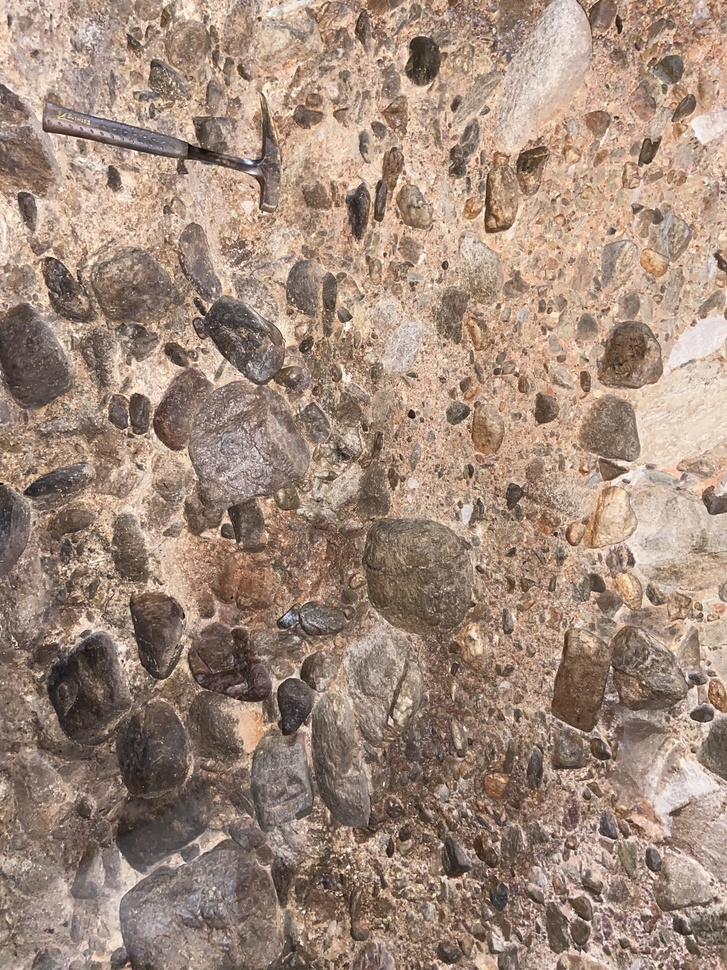
#> input picture images_original/IMG_6701.JPEG, 727 x 970 px, shrunk from 1536 x 2048 before the run, found by its file name
$ python Harris.py
#> lines starting #> are read from the running program, lines starting #| are printed output that depends on the picture
# Import libraries
import cv2
import numpy as np

# Reading the image and converting it to b&w
image = cv2.imread('images/IMG_6701.jpeg')
#> image is the input picture: shape (970, 727, 3); mean B, G, R 123.4, 138.5, 161.3

image_graysc = cv2.cvtColor(image,cv2.COLOR_BGR2GRAY)
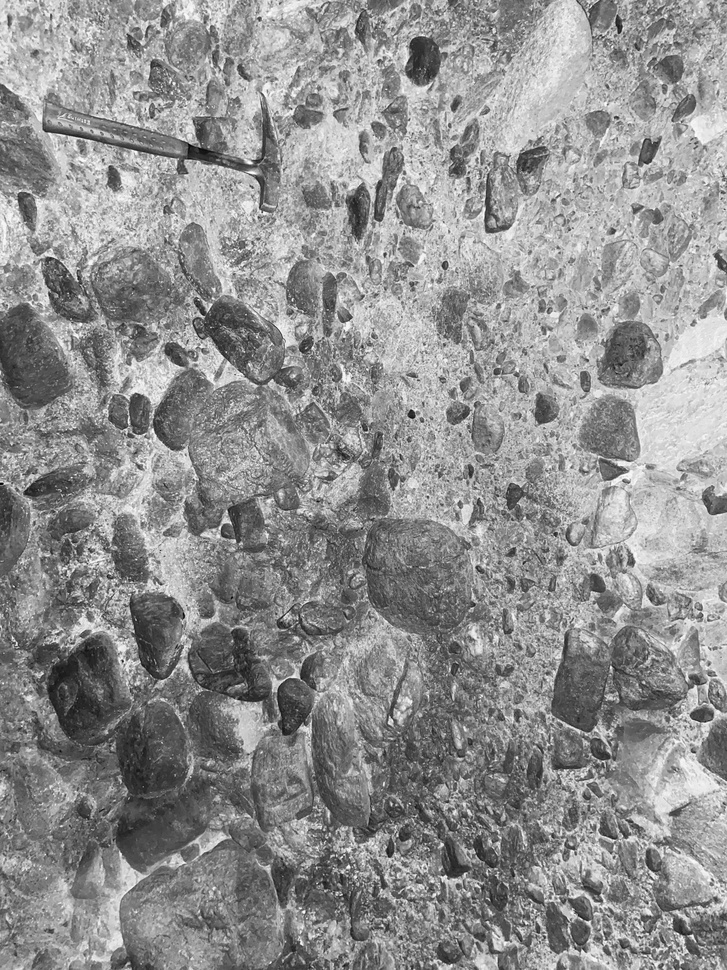
#> image_graysc: shape (970, 727); min 3, max 254, mean 143.6
image_graysc = np.float32(image_graysc)


# Applying Harris function
dst = cv2.cornerHarris(image_graysc,blockSize=2,ksize=3,k=0.04)
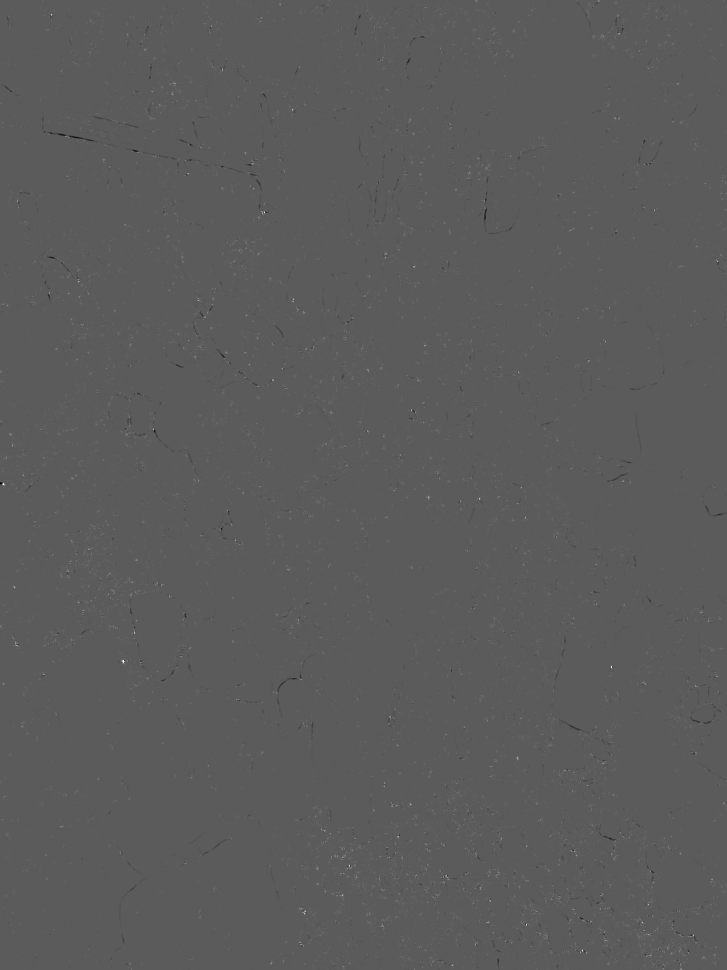
#> dst: shape (970, 727) float32; min -38963768, max 69995664, mean 156687.6; drawn with min black and max white


# Dilate to mark the corners
dst = cv2.dilate(dst,None)
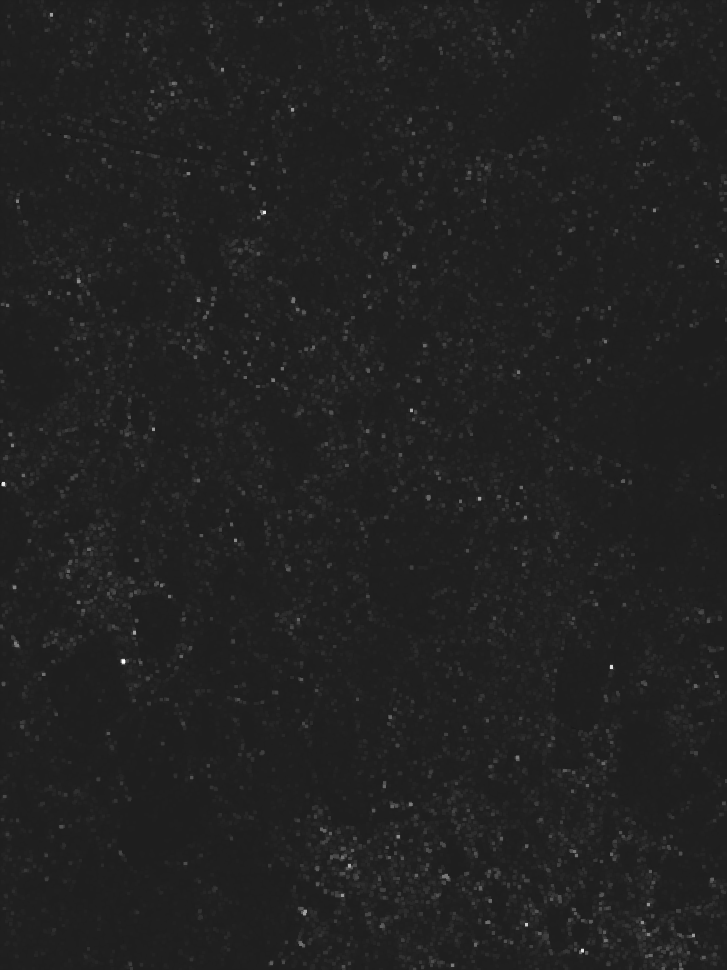
#> dst: shape (970, 727) float32; min -9660203, max 69995664, mean 886500.4; drawn with min black and max white
image[dst > 0.01 * dst.max()] = [0, 255, 0]
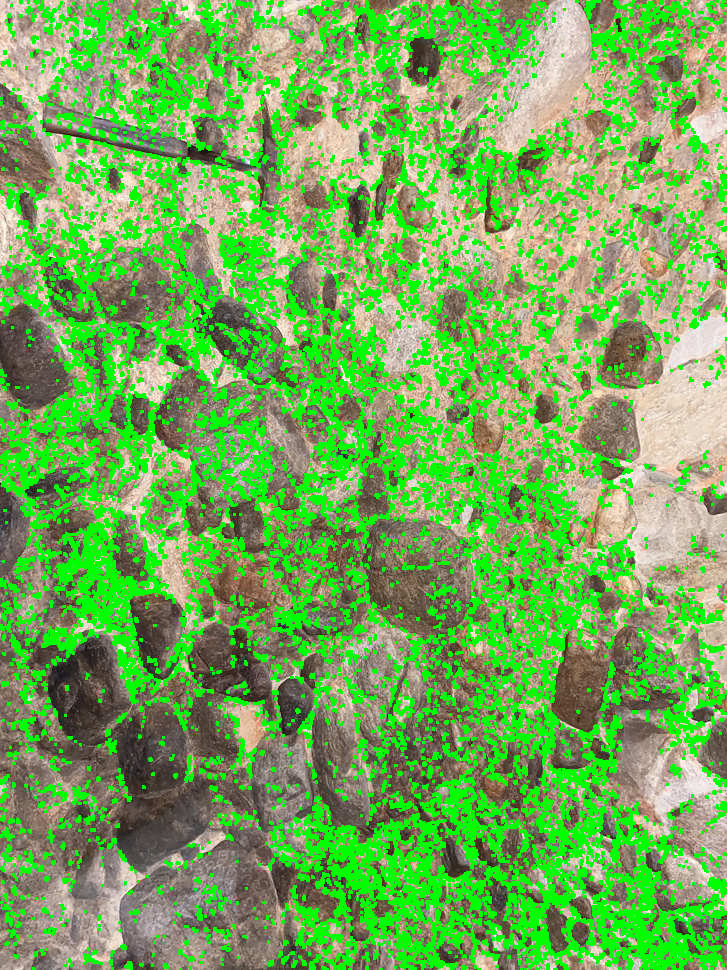
#> image: shape (970, 727, 3); mean B, G, R 87, 171.1, 113.2

# Displaying image
cv2.imshow('image_gs_test',image)

# Set visualization time (0 means forever)
cv2.waitKey()

$ run again, with images_original/IMG_6646.JPEG copied over images_original/IMG_6701.JPEG
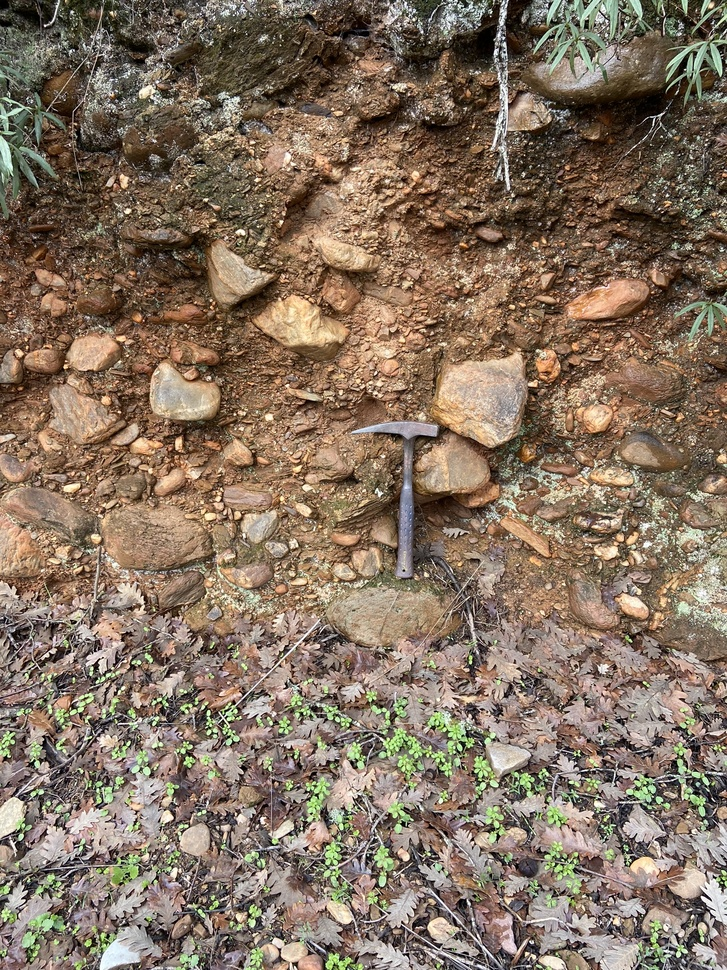
#> input picture images_original/IMG_6646.JPEG, 727 x 970 px, shrunk from 1536 x 2048 before the run, found by its file name
#> image is the input picture: shape (970, 727, 3); mean B, G, R 96.9, 114.5, 132.6
#> `dst = cv2.dilate(dst,None)`:
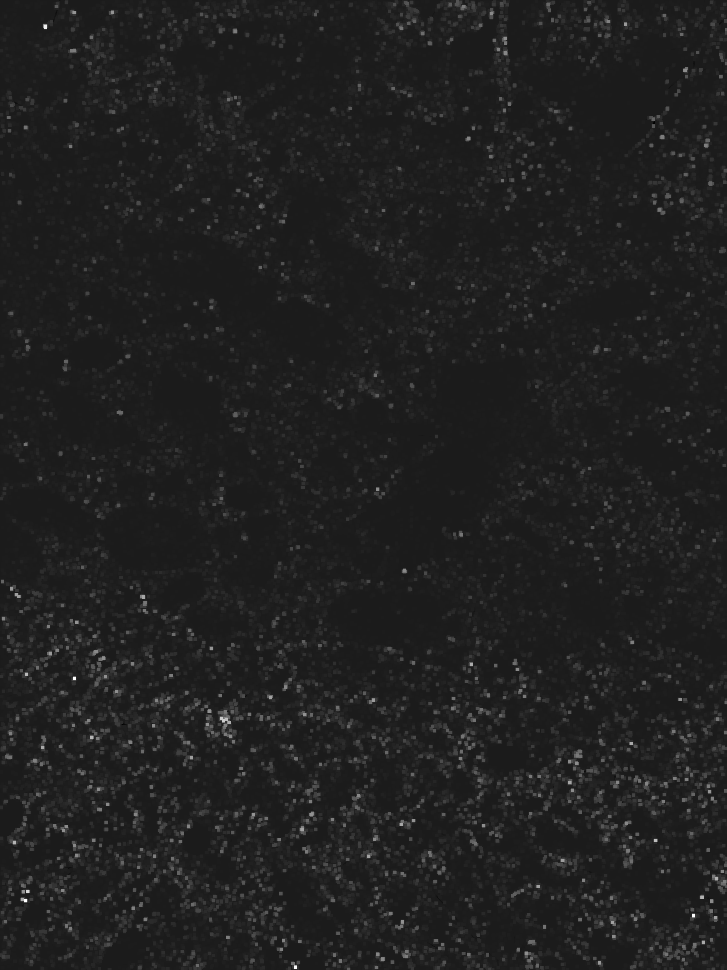
#> dst: shape (970, 727) float32; min -26597276, max 218438528, mean 4862299.5; drawn with min black and max white
#> `image[dst > 0.01 * dst.max()] = [0, 255, 0]`:
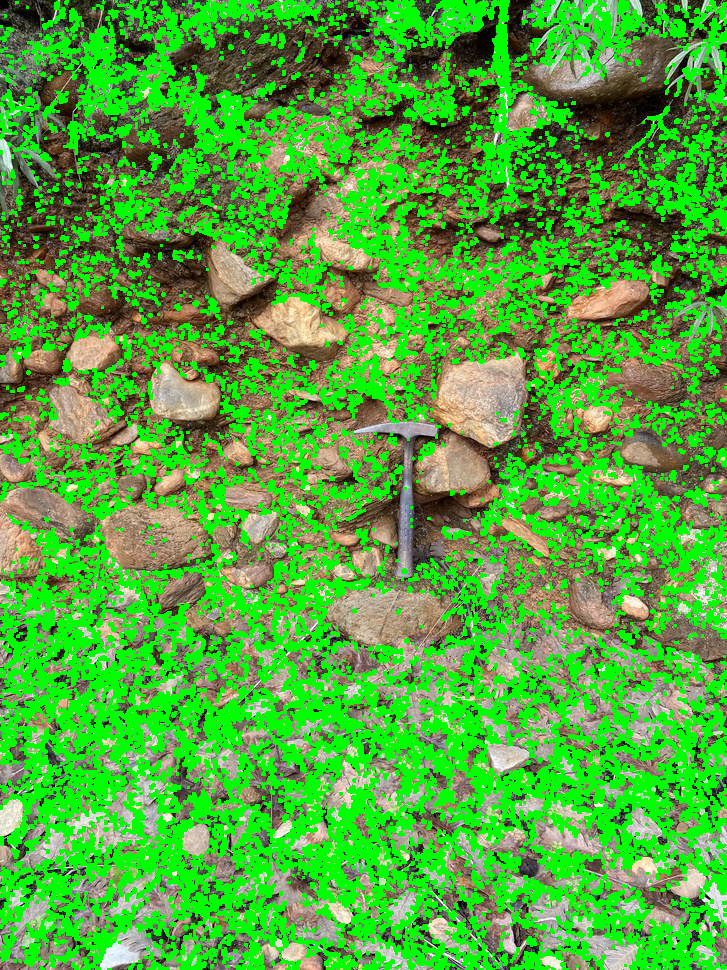
#> image: shape (970, 727, 3); mean B, G, R 58.8, 166.5, 82.5

$ run again, with images_original/IMG_6647.JPEG copied over images_original/IMG_6701.JPEG
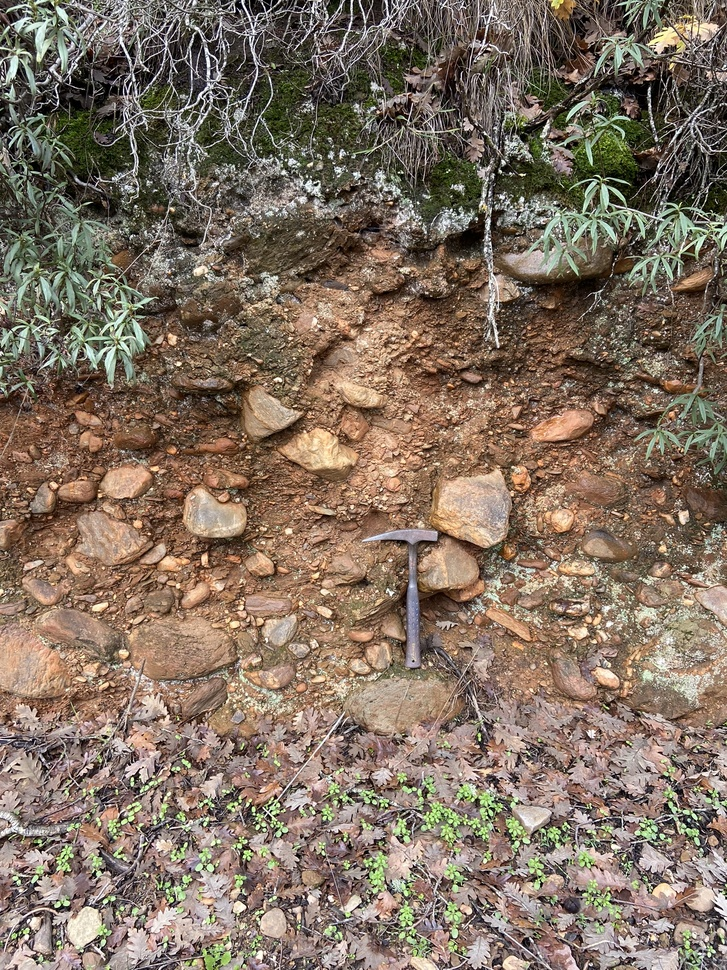
#> input picture images_original/IMG_6647.JPEG, 727 x 970 px, shrunk from 1536 x 2048 before the run, found by its file name
#> image is the input picture: shape (970, 727, 3); mean B, G, R 97.6, 113.1, 129.5
#> `dst = cv2.dilate(dst,None)`:
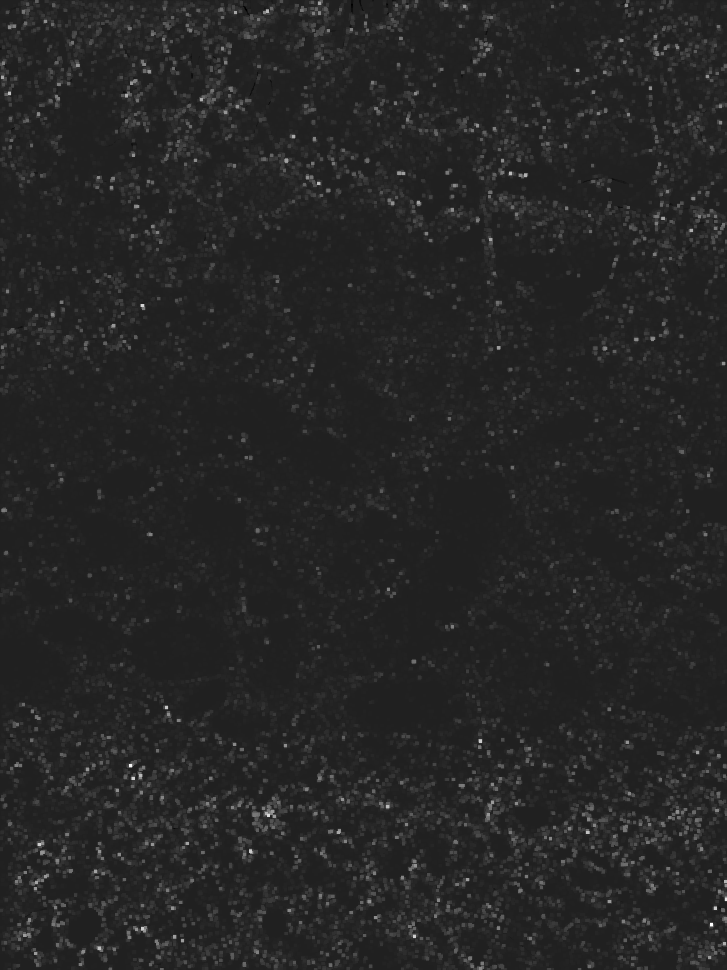
#> dst: shape (970, 727) float32; min -30475622, max 207368224, mean 5197343; drawn with min black and max white
#> `image[dst > 0.01 * dst.max()] = [0, 255, 0]`:
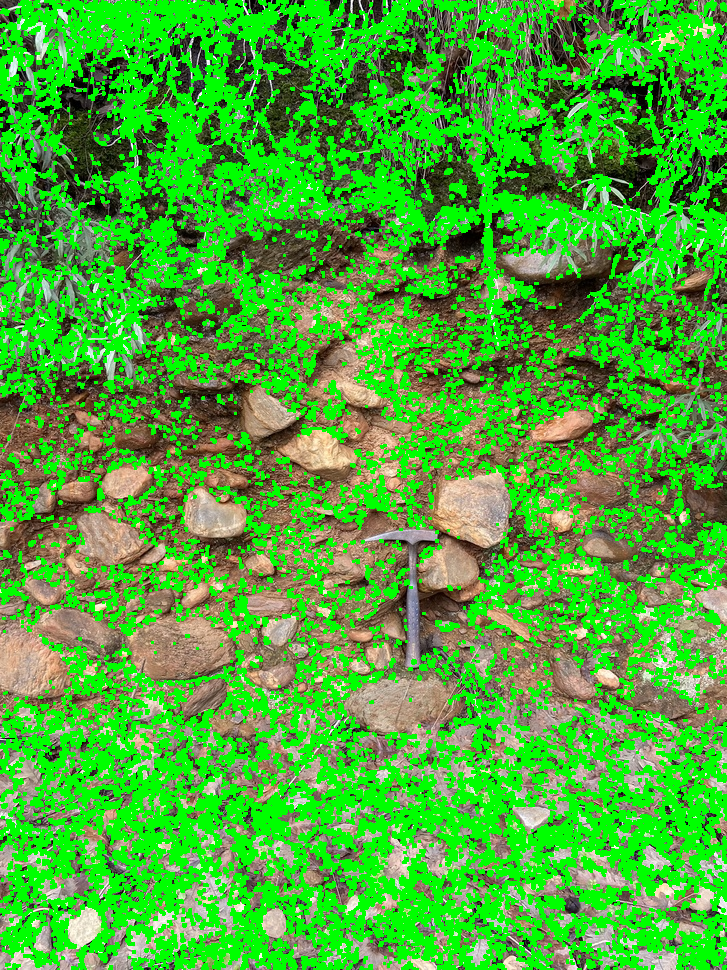
#> image: shape (970, 727, 3); mean B, G, R 55.2, 169.8, 76.4

$ run again, with images_original/IMG_6648.JPEG copied over images_original/IMG_6701.JPEG
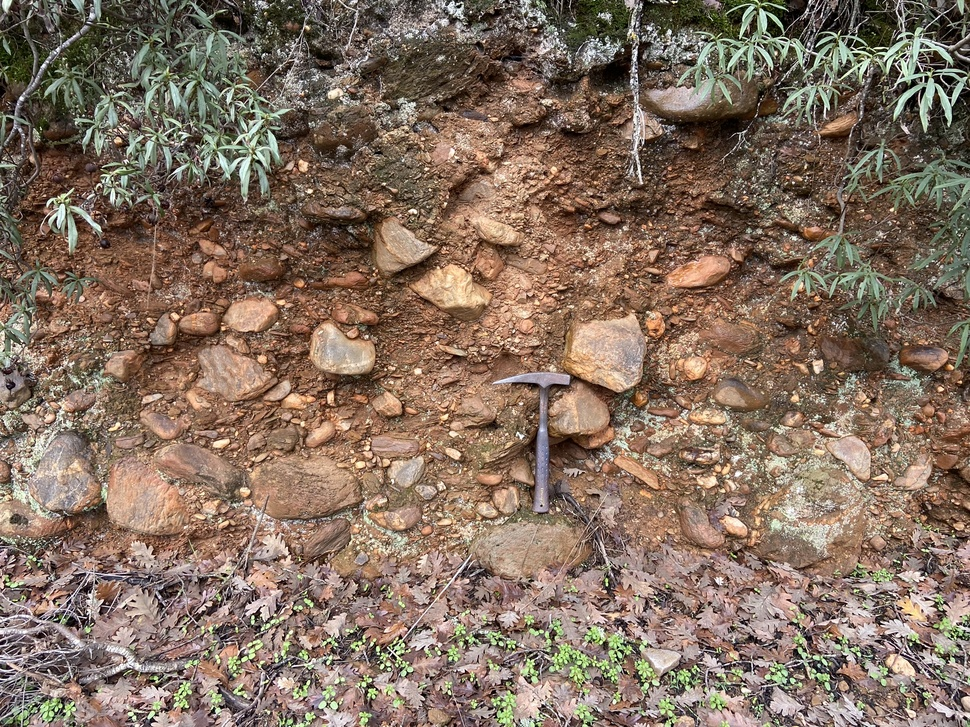
#> input picture images_original/IMG_6648.JPEG, 970 x 727 px, shrunk from 2048 x 1536 before the run, found by its file name
#> image is the input picture: shape (727, 970, 3); mean B, G, R 96, 111.9, 132
#> `dst = cv2.dilate(dst,None)`:
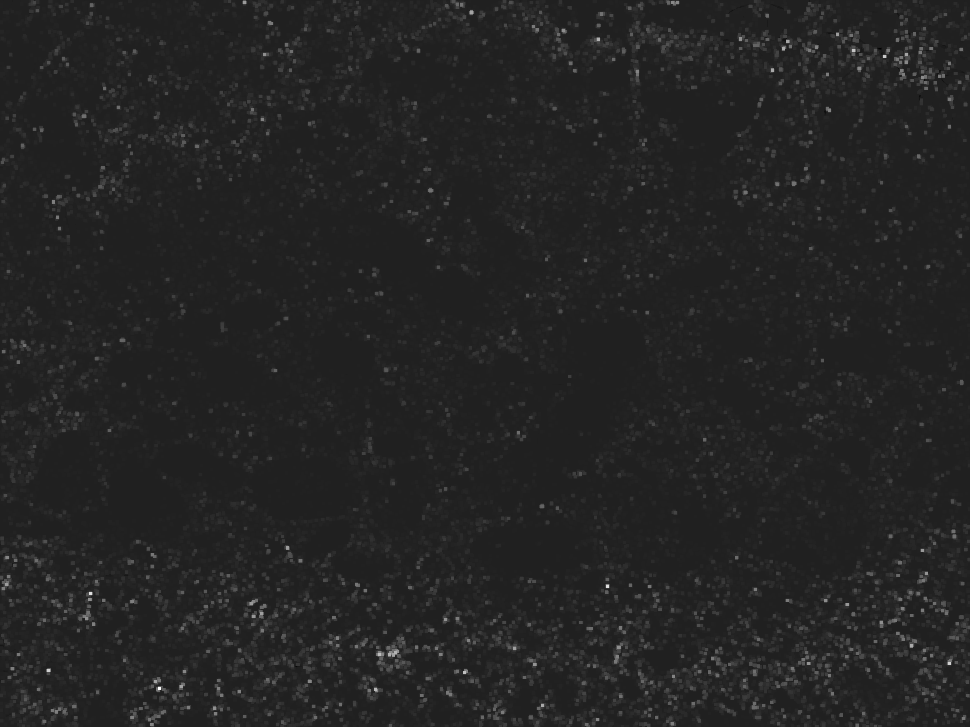
#> dst: shape (727, 970) float32; min -36025164, max 247632576, mean 4564958.5; drawn with min black and max white
#> `image[dst > 0.01 * dst.max()] = [0, 255, 0]`:
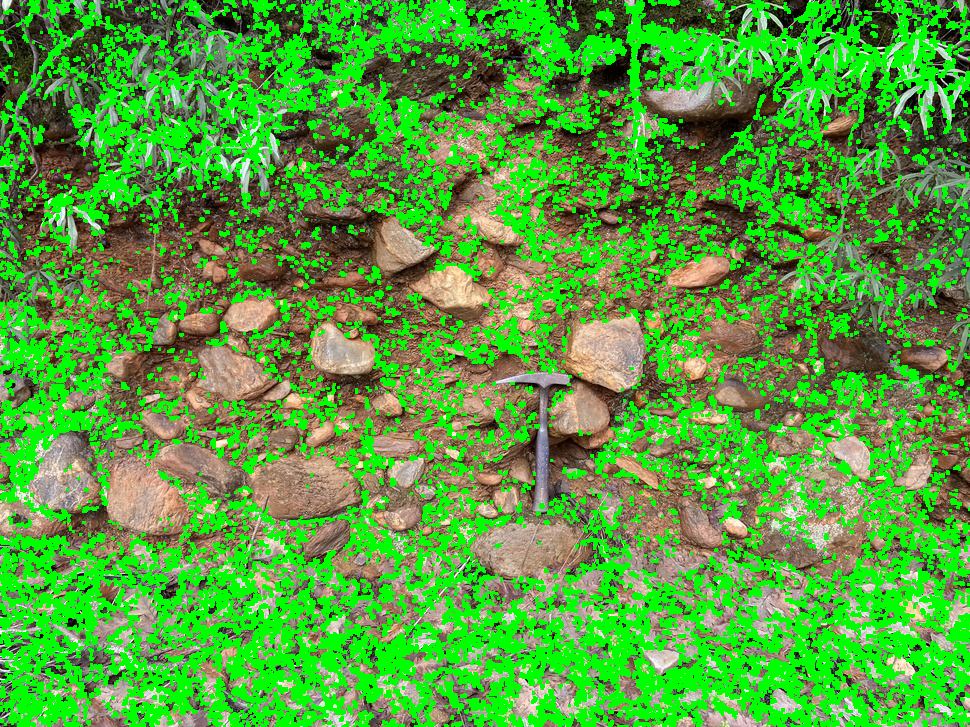
#> image: shape (727, 970, 3); mean B, G, R 60.8, 158.4, 86.4
